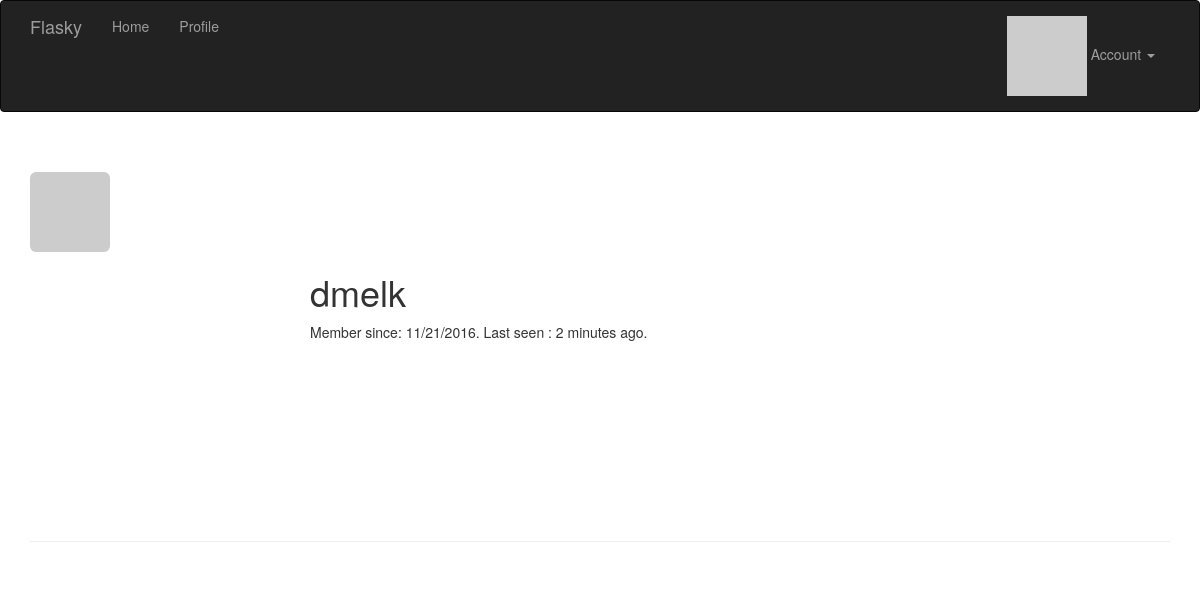
The page /user/dmelk (signed in) on the database its author committed.
### app/models.py (models this page shows, shortened)
class User(UserMixin, db.Model):
    __tablename__ = 'users'
    id = db.Column(db.Integer, primary_key=True)
    email = db.Column(db.String(64), unique=True, index=True)
    username = db.Column(db.String(64), unique=True, index=True)
    password_hash = db.Column(db.String(128))
    role_id = db.Column(db.Integer, db.ForeignKey('roles.id'))
    confirmed = db.Column(db.Boolean, default=True)
    name = db.Column(db.String(64))
    location = db.Column(db.String(64))
    about_me = db.Column(db.Text)
    member_since = db.Column(db.DateTime, default=datetime.utcnow())
    last_seen = db.Column(db.DateTime, default=datetime.utcnow())
    avatar_hash = db.Column(db.String(32))
    posts = db.relationship('Post', backref='author', lazy='dynamic')
    @property
    def password(self):
        return AttributeError('password is not a readable attribute')
    def can(self, permissions):
        return self.role is not None and \
                (self.role.permissions & permissions) == permissions
    def is_administrator(self):
        return self.can(Permission.ADMINISTER)
    def ping(self):
        self.last_seen = datetime.utcnow()
        db.session.add(self)
    def gravatar(self, size=100, default='identicon', rating='g'):
        if request.is_secure:
            url = 'http://secure.gravatar.com/avatar'
        else:
            url = 'http://www.gravatar.com/avatar'
        hash = self.avatar_hash or hashlib.md5(self.email.encode('utf-8')).hexdigest()
        return '{url}/{hash}?s={size}&d={default}&r={rating}'.format(
                url=url, hash=hash, size=size, default=default, rating=rating)

### app/main/views.py (the view)
@main.route('/user/<username>')
def user(username):
    user = User.query.filter_by(username=username).first()
    if user is None:
        abort(404)
    posts = user.posts.order_by(Post.timestamp.desc()).all()
    return render_template('user.html', user=user, posts=posts)

### app/auth/views.py (called while the page is built)
@auth.before_app_request
def before_request():
    if current_user.is_authenticated:
        current_user.ping()
        if not current_user.confirmed \
                and request.endpoint[:5] != 'auth.':
                    return redirect(url_for('auth.unconfirmed'))

### app/models.py (called while the page is built)
@login_manager.user_loader
def load_user(user_id):
    return User.query.get(int(user_id))

### app/templates/user.html (shortened to what this page needs)
{% extends "base.html" %}
{% block page_content %}
<div class="page-header">
    <img class="img-rounded profile-thumnail" src="{{ user.gravatar(size=100) }}">
    <div class="profile-header">
        <h1>{{ user.username }}</h1>
        <p>
            Member since: {{ moment(user.member_since).format('L') }}.
            Last seen : {{ moment(user.last_seen).fromNow() }}.
        </p>
    </div>
</div>
{% endblock page_content %}

### app/static/style.css (style rules this page uses)
.profile-header { min-height: 260px; margin-left: 280px; }

### rows shown on the page
User: username "dmelk", member_since "11/21/2016", last_seen "2 minutes ago"
